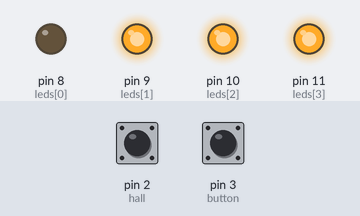
A sketch run on a simulated Arduino Uno, built with avr-gcc and run on an emulated ATmega328P. On the bench: output pins drawn as LEDs (lit = HIGH). Dashed ring = blinking. The test bench sets the inputs (shaded band); at power-on: pin 3 (button) HIGH, pin 2 (hall) HIGH.

Above: at 5.2 s.
5.3 s: pin 3 (button) pulled LOW for 0.15 s
At 6.6 s:
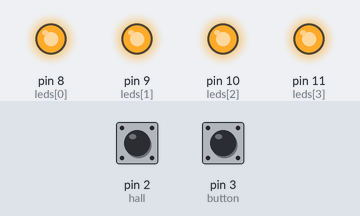
6.9 s: pin 3 (button) pulled LOW for 1 s
At 8.35 s:
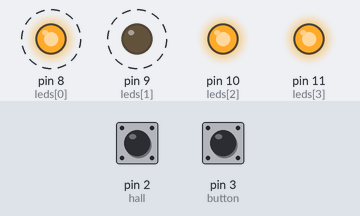
At 8.95 s:
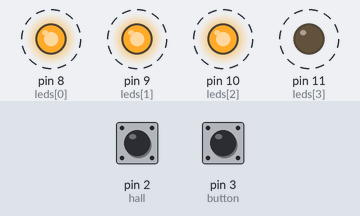
Timing chart, 0 to 16.9 s (numbered marks = the images above; inputs shaded):
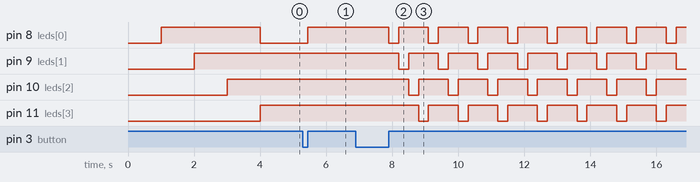

Measured:
- after the input at 5.3 s, pin 8 (leds[0]): LOW → HIGH after 0.15 s
- after the input at 6.9 s, pin 8 (leds[0]): alternates HIGH for 0.90 s and LOW for 0.30 s, starting after 1.0 s; pin 9 (leds[1]): alternates HIGH for 0.90 s and LOW for 0.30 s, starting after 1.3 s

The sketch:

LEDS.ino
```cpp
#include <MsTimer2.h> // 引入定时器库

#define button 3
#define hall 2

int starttime;
int stoptime;
long looptime = 0;

int leds[] = {8, 9, 10, 11}; // led引脚集合
int mode = 3;                // 设置模式， 0为初始化，1为同心圆顺序， 2为同心圆逆序，3为秒针
int modeLen = 4;             // 模式长度
int btnState = 0;            // 按钮初始状态为0
int hallState = 0;           // 霍尔传感器状态
int deg = 0;                 // 度数
int numbers = 0;             // 测速圈数
int t = 0;                   // 电机转1°所需要时间
int hl = 0;
int start = 0;

// 项目初始化
void setup()
{
  Serial.begin(9600);     // 设置串口波特率
  pinMode(button, INPUT); // 设置按钮模式为输入模式
  check();                // 开机自检
  attachInterrupt(digitalPinToInterrupt(button), changeButton, CHANGE);
  attachInterrupt(digitalPinToInterrupt(hall), changeHall, CHANGE);
  MsTimer2::set(1000, changeSecond);
  MsTimer2::start();
}

void loop()
{
  select(mode);
}

// 按钮检测事件
void changeButton()
{
  if (!digitalRead(button))
  {
    // 按钮防抖
    btnState = 1;
  }
  if (btnState == 1 && digitalRead(button))
  {
    if (mode < modeLen - 1)
    {
      mode++;
    }
    else
    {
      mode = 0;
    }
    btnState = 0;
  }
}

// 自检函数
void check()
{
  // 初始化将所有引脚设置为输出模式,并进行自检
  for (int i = 0; i < 4; i++)
  {
    pinMode(leds[i], OUTPUT);
    digitalWrite(leds[i], LOW);
    delay(1000);
    digitalWrite(leds[i], HIGH);
  }
}

// 圆圈函数
// order: 1为顺序 0为逆序
void circle(int order)
{
  if (order == 0)
  {
    for (int i = 3; i >= 0; i--)
    {
      digitalWrite(leds[i], LOW);
      delay(300);
      digitalWrite(leds[i], HIGH);
    }
  }
  else
  {
    for (int i = 0; i < 4; i++)
    {
      digitalWrite(leds[i], LOW);
      delay(300);
      digitalWrite(leds[i], HIGH);
    }
  }
}

// 模式选择函数
void select(int mode)
{
  switch (mode)
  {
  // 初始化模式，所有LED熄灭
  case 0:
    for (int i = 0; i < 4; i++)
    {
      digitalWrite(leds[i], HIGH);
    }
    break;
  // 同心圆顺序模式
  case 1:
    circle(1);
    break;
  // 同心圆逆序模式
  case 2:
    circle(0);
    break;
  // 秒针模式
  case 3:
    second();
    break;
  default:
    for (int i = 0; i < 4; i++)
    {
      digitalWrite(leds[i], HIGH);
    }
    break;
  }
}

// 秒针模式函数
void second()
{
  digitalWrite(leds[0], LOW); // 点亮最外围的LED

  if (!digitalRead(hall)) // 检测标志位
  {
    hallState = 1; // 进入标志位
  }
  if (hallState == 1 && digitalRead(hall))
  {
    hallState = 0;
    if (looptime)
    {
      for (int i = 0; i < deg; i++)
      {
        delayMicroseconds((looptime * 1000) / 60);
      }
      showSecond();
      delayMicroseconds((looptime * 1000) / 360);
      hiddenSecond();
    }
  }
}

void showSecond()
{
  digitalWrite(leds[2], LOW);
  digitalWrite(leds[3], LOW);
}
void hiddenSecond()
{
  digitalWrite(leds[2], HIGH);
  digitalWrite(leds[3], HIGH);
}

void changeSecond()
{
  if (mode == 3)
  {
    if (deg >= 60)
    {
      deg = 0;
    }
    else
    {
      deg += 1;
    }
  }
  else
  {
    deg = 0;
  }
}

void changeHall()
{
  if (!digitalRead(hall)) // 检测标志位
  {
    numbers++; // 圈数+1
    if (numbers >= 200)
    {
      if (!starttime)
      {
        starttime = millis();
        stoptime = 0;
      }
      else
      {
        if (starttime && !stoptime)
        {
          stoptime = millis();
          looptime = stoptime - starttime;
          t = looptime / 360;
        }
      }
    }
  }
}
```
